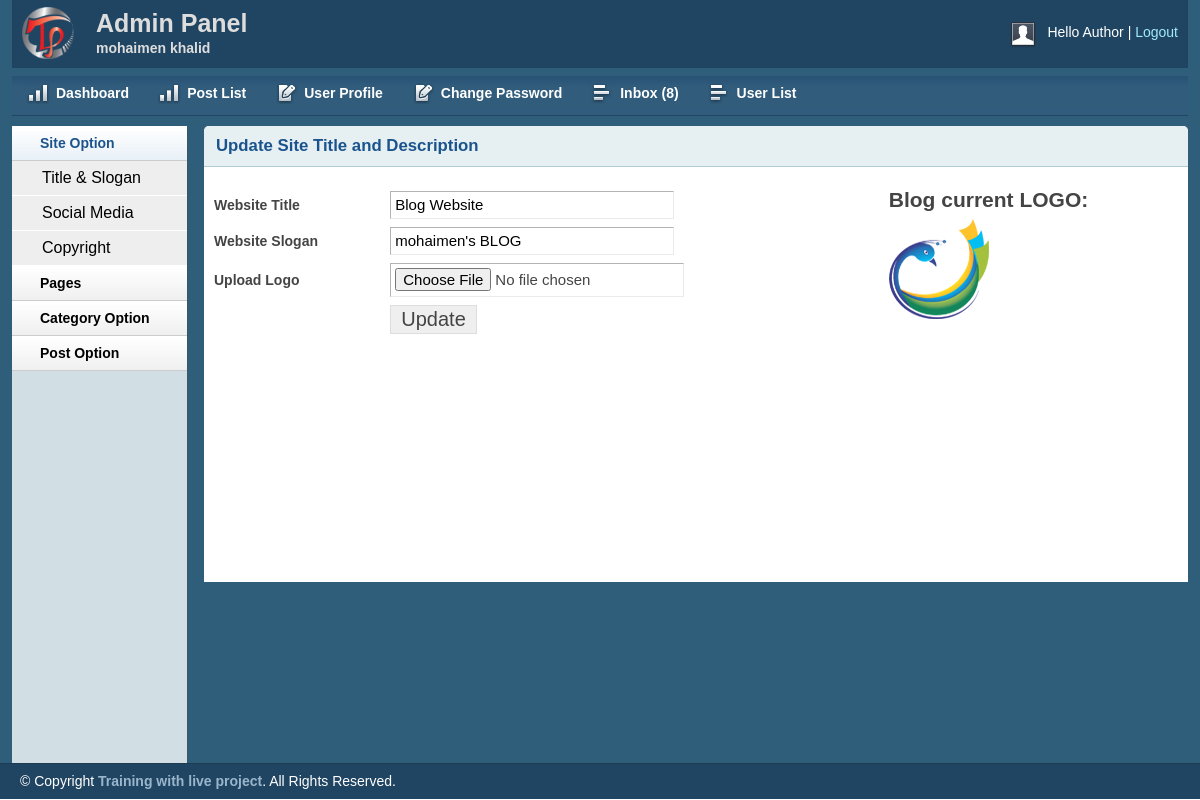
Page /admin/titleslogan.php (signed in) on the committed database.
### tables this page shows
CREATE TABLE `title_slogan` (
  `id` int(11) NOT NULL,
  `title` varchar(255) NOT NULL,
  `slogan` varchar(255) NOT NULL,
  `image` varchar(255) NOT NULL
);

### lib/Database.php (called while the page is built, shortened)
<?php
Class Database{
	public $host   = DB_HOST;
	public $user   = DB_USER;
	public $pass   = DB_PASS;
	public $dbname = DB_NAME;
	public $link;
	private function connectDB(){
	$this->link = new mysqli($this->host, $this->user, $this->pass, $this->dbname);
 }
	public function select($query){
		$result = $this->link->query($query) or die($this->link->error.__LINE__);
		if($result->num_rows > 0){
			return $result;
		} else {
			return false;
		}
	}
}

### admin/titleslogan.php (the view, shortened to what this page needs)
<?php include 'inc/header.php'; ?>
<?php include 'inc/sidebar.php'; ?>
        <div class="grid_10">
            <div class="box round first grid">
                <h2>Update Site Title and Description</h2>
                <div class="block sloginblock">
                <div class="leftside">
                <form action="" method="post" enctype="multipart/form-data">
                    <?php
                    $query = "SELECT * FROM title_slogan WHERE id = 1 ORDER BY id DESC";
                    $blog_title = $db->select($query);
                    if ($blog_title) {
                       while ($result = $blog_title->fetch_assoc()) {
                    ?>
                    <table class="form">
                        <tr>
                            <td>
                                <label>Website Title</label>
                            </td>
                            <td>
                                <input type="text" value="<?php echo $result['title'];?>"  name="title" class="medium" />
                            </td>
                        </tr>
						 <tr>
                            <td>
                                <label>Website Slogan</label>
                            </td>
                            <td>
                                <input type="text" value="<?php echo $result['slogan'];?>" name="slogan" class="medium" />
                            </td>
                        </tr>
                        <tr>
                            <td>
                                <label>Upload Logo</label>
                            </td>
                            <td>
                                <input type="file" name="image" />
                            </td>
                        </tr>
						 <tr>
                            <td>
                            </td>
                            <td>
                        <input type="submit" name="submit" Value="Update" />
                            </td>
                        </tr>
                    </table>
                    </form>
                </div>
                <div class="rightside>">
                    <h3>Blog current LOGO:</h3>
                    <img src="<?php echo $result['image'];?>" alt="logo" />
                </div>
                 <?php  } } ?>
                </div>
            </div>
        </div>
<?php include 'inc/footer.php'; ?>

### admin/css/layout.css (style rules this page uses)
body { background: #fff none repeat scroll 0 0; color: #444; font-size: 14px; padding: 0; }
h1, h2, h3, h4, h5, h6 { line-height:1.2em; margin-bottom:.3em; }
h2 { margin-top:1em; }
.box { background:#fff; margin-bottom:20px; padding:10px 10px 10px 10px; margin-left:-8px; }
.box.grid { padding-bottom:40px; }
.box.round { -moz-border-radius: 5px 5px 0px 0px; -webkit-border-radius: 5px 5px 0px 0px; border-radius: 5px 5px 0px 0px; }
.box h2 { font-size:1.2em; font-weight:bold; color:#1B548D; background:#E6F0F3; margin:-10px -10px 0 -10px; padding:10px 12px; border-bottom:1px solid #B3CBD6; -moz-border-radius: 5px 5px 0px 0px; -webkit-border-radius: 5px 5px 0px 0px; border-radius: 5px 5px 0px 0px; }
.box.first { min-height: 406px; }
.block { padding-top:20px; }
table.form { width:100%; }
table.form td { padding:4px 0px; }
table.form label { font-weight:bold; }
table.form input, table.form select { font-size: 15px; padding: 4px 4px 5px 4px; border-top: 1px solid #b3b3b3; border-left: 1px solid #b3b3b3; border-right: 1px solid #eaeaea; border-bottom: 1px solid #eaeaea; }
table.form input[type="submit"] { border: 1px solid #ddd; color: #444; cursor: pointer; font-size: 20px; padding: 2px 10px; }
input.medium { width: 55%; }
.block { padding-bottom:1px; }

### admin/titleslogan.php (style rules this page uses)
.leftside { float: left; width: 70%; }

### rows in the picture
title_slogan: title "Blog Website", slogan "mohaimen's BLOG", image (picture)

### other values in the picture
$usrnamee "Author"
$count "8"
